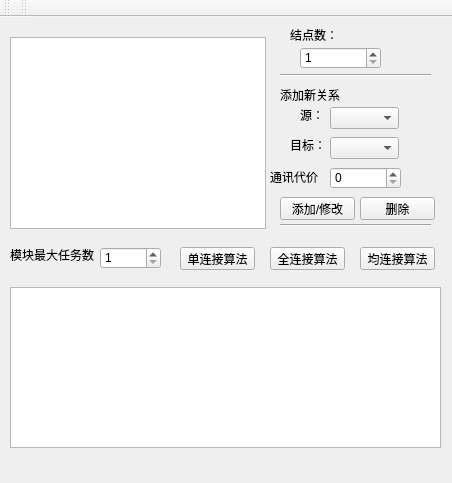
<?xml version="1.0" encoding="UTF-8"?>
<ui version="4.0">
 <class>MainWindow</class>
 <widget class="QMainWindow" name="MainWindow">
  <property name="geometry">
   <rect>
    <x>0</x>
    <y>0</y>
    <width>452</width>
    <height>483</height>
   </rect>
  </property>
  <property name="windowTitle">
   <string>MainWindow</string>
  </property>
  <widget class="QWidget" name="centralWidget">
   <widget class="QLabel" name="label">
    <property name="geometry">
     <rect>
      <x>290</x>
      <y>10</y>
      <width>61</width>
      <height>16</height>
     </rect>
    </property>
    <property name="text">
     <string>结点数：</string>
    </property>
   </widget>
   <widget class="QSpinBox" name="vertexCountSpin">
    <property name="geometry">
     <rect>
      <x>300</x>
      <y>30</y>
      <width>81</width>
      <height>22</height>
     </rect>
    </property>
    <property name="minimum">
     <number>1</number>
    </property>
   </widget>
   <widget class="Line" name="line">
    <property name="geometry">
     <rect>
      <x>280</x>
      <y>50</y>
      <width>151</width>
      <height>16</height>
     </rect>
    </property>
    <property name="orientation">
     <enum>Qt::Horizontal</enum>
    </property>
   </widget>
   <widget class="QLabel" name="label_2">
    <property name="geometry">
     <rect>
      <x>280</x>
      <y>70</y>
      <width>81</width>
      <height>16</height>
     </rect>
    </property>
    <property name="text">
     <string>添加新关系</string>
    </property>
   </widget>
   <widget class="QComboBox" name="sourceComboBox">
    <property name="geometry">
     <rect>
      <x>330</x>
      <y>90</y>
      <width>69</width>
      <height>22</height>
     </rect>
    </property>
   </widget>
   <widget class="QLabel" name="label_3">
    <property name="geometry">
     <rect>
      <x>300</x>
      <y>90</y>
      <width>21</width>
      <height>16</height>
     </rect>
    </property>
    <property name="text">
     <string>源：</string>
    </property>
   </widget>
   <widget class="QLabel" name="label_4">
    <property name="geometry">
     <rect>
      <x>290</x>
      <y>120</y>
      <width>31</width>
      <height>16</height>
     </rect>
    </property>
    <property name="text">
     <string>目标：</string>
    </property>
   </widget>
   <widget class="QComboBox" name="destComboBox">
    <property name="geometry">
     <rect>
      <x>330</x>
      <y>120</y>
      <width>69</width>
      <height>22</height>
     </rect>
    </property>
   </widget>
   <widget class="QLabel" name="label_5">
    <property name="geometry">
     <rect>
      <x>270</x>
      <y>150</y>
      <width>51</width>
      <height>20</height>
     </rect>
    </property>
    <property name="text">
     <string>通讯代价：</string>
    </property>
   </widget>
   <widget class="QSpinBox" name="priceSpinBox">
    <property name="geometry">
     <rect>
      <x>330</x>
      <y>150</y>
      <width>71</width>
      <height>22</height>
     </rect>
    </property>
   </widget>
   <widget class="Line" name="line_2">
    <property name="geometry">
     <rect>
      <x>280</x>
      <y>200</y>
      <width>151</width>
      <height>16</height>
     </rect>
    </property>
    <property name="orientation">
     <enum>Qt::Horizontal</enum>
    </property>
   </widget>
   <widget class="QPushButton" name="addButton">
    <property name="geometry">
     <rect>
      <x>280</x>
      <y>180</y>
      <width>75</width>
      <height>23</height>
     </rect>
    </property>
    <property name="text">
     <string>添加/修改</string>
    </property>
   </widget>
   <widget class="QSpinBox" name="maxTaskCountSpin">
    <property name="geometry">
     <rect>
      <x>100</x>
      <y>230</y>
      <width>61</width>
      <height>22</height>
     </rect>
    </property>
    <property name="minimum">
     <number>1</number>
    </property>
   </widget>
   <widget class="QLabel" name="label_6">
    <property name="geometry">
     <rect>
      <x>10</x>
      <y>230</y>
      <width>91</width>
      <height>16</height>
     </rect>
    </property>
    <property name="text">
     <string>模块最大任务数</string>
    </property>
   </widget>
   <widget class="QPushButton" name="singleButton">
    <property name="geometry">
     <rect>
      <x>180</x>
      <y>230</y>
      <width>75</width>
      <height>23</height>
     </rect>
    </property>
    <property name="text">
     <string>单连接算法</string>
    </property>
   </widget>
   <widget class="QPushButton" name="completeButton">
    <property name="geometry">
     <rect>
      <x>270</x>
      <y>230</y>
      <width>75</width>
      <height>23</height>
     </rect>
    </property>
    <property name="text">
     <string>全连接算法</string>
    </property>
   </widget>
   <widget class="QPushButton" name="avgButton">
    <property name="geometry">
     <rect>
      <x>360</x>
      <y>230</y>
      <width>75</width>
      <height>23</height>
     </rect>
    </property>
    <property name="text">
     <string>均连接算法</string>
    </property>
   </widget>
   <widget class="QPushButton" name="deleteButton">
    <property name="geometry">
     <rect>
      <x>360</x>
      <y>180</y>
      <width>75</width>
      <height>23</height>
     </rect>
    </property>
    <property name="text">
     <string>删除</string>
    </property>
   </widget>
   <widget class="QListWidget" name="listWidget">
    <property name="geometry">
     <rect>
      <x>10</x>
      <y>20</y>
      <width>256</width>
      <height>192</height>
     </rect>
    </property>
   </widget>
   <widget class="QListWidget" name="outComeListWidget">
    <property name="geometry">
     <rect>
      <x>10</x>
      <y>270</y>
      <width>431</width>
      <height>161</height>
     </rect>
    </property>
   </widget>
  </widget>
  <widget class="QMenuBar" name="menuBar">
   <property name="geometry">
    <rect>
     <x>0</x>
     <y>0</y>
     <width>452</width>
     <height>23</height>
    </rect>
   </property>
  </widget>
  <widget class="QToolBar" name="mainToolBar">
   <attribute name="toolBarArea">
    <enum>TopToolBarArea</enum>
   </attribute>
   <attribute name="toolBarBreak">
    <bool>false</bool>
   </attribute>
  </widget>
  <widget class="QToolBar" name="toolBar">
   <property name="windowTitle">
    <string>toolBar</string>
   </property>
   <attribute name="toolBarArea">
    <enum>TopToolBarArea</enum>
   </attribute>
   <attribute name="toolBarBreak">
    <bool>false</bool>
   </attribute>
  </widget>
 </widget>
 <layoutdefault spacing="6" margin="11"/>
 <resources/>
 <connections/>
</ui>
